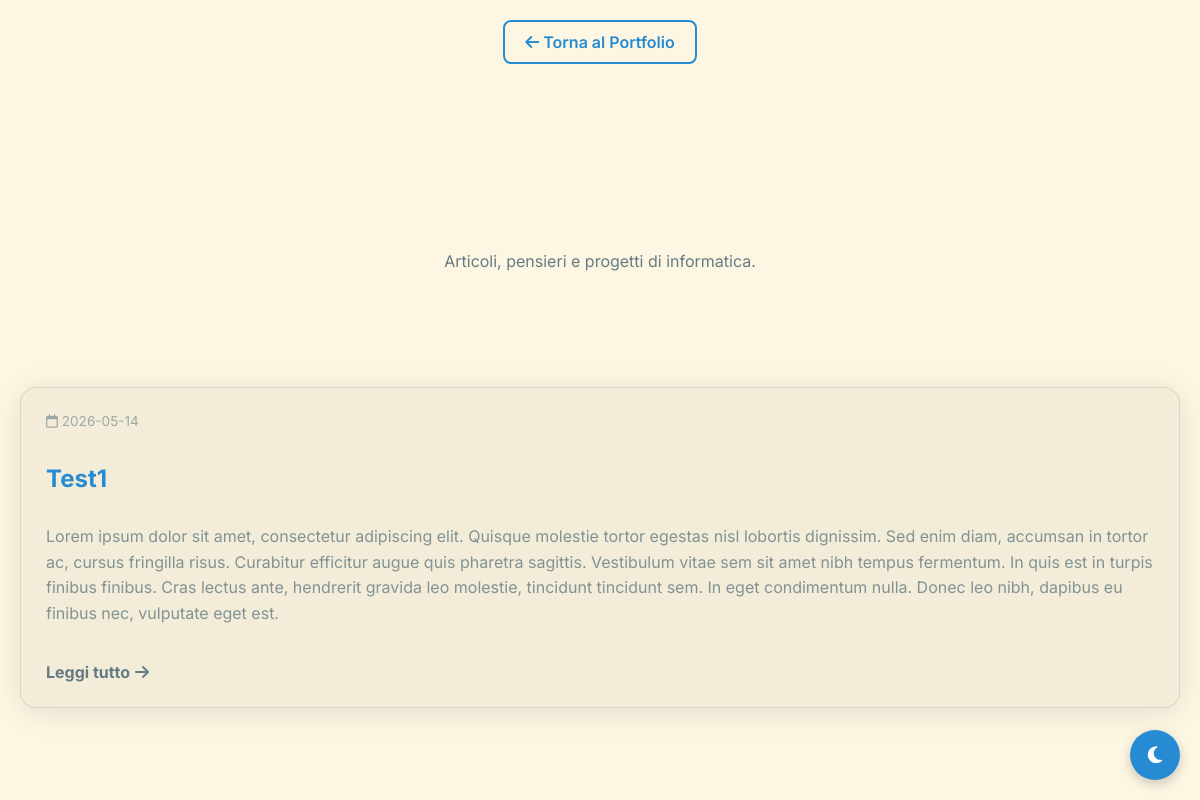
Page /blog on the committed database.
### tables this page shows
CREATE TABLE articles (
                id INTEGER PRIMARY KEY AUTOINCREMENT,
                title TEXT NOT NULL,
                excerpt TEXT,
                content TEXT NOT NULL,
                created_at TIMESTAMP DEFAULT CURRENT_TIMESTAMP,
                is_published BOOLEAN DEFAULT 0
            );

### routes/portfolio.py (the view)
@portfolio_bp.route('/blog')
def blog():
    db = get_db()
    cursor = db.cursor()
    cursor.execute("SELECT id, title, excerpt, created_at FROM articles WHERE is_published = 1 ORDER BY created_at DESC")
    articles = cursor.fetchall()
    return render_template('portfolio/blog.html', articles=articles)

### database.py (called while the page is built)
def get_db():
    db = getattr(g, '_database', None)
    if db is None:
        os.makedirs(os.path.dirname(DATABASE), exist_ok=True)
        db = g._database = sqlite3.connect(DATABASE)
        db.row_factory = sqlite3.Row
    return db

def close_connection(exception):
    db = getattr(g, '_database', None)
    if db is not None:
        db.close()

### templates/portfolio/blog.html (shortened to what this page needs)
{% extends "base.html" %}
{% block extra_css %}
<link rel="stylesheet" href="{{ url_for('static', filename='css/portfolio.css') }}">
{% endblock %}
{% block content %}
<nav style="padding: 20px; text-align: center;">
    <a href="{{ url_for('portfolio.index') }}" class="btn btn-outline"><i class="fa-solid fa-arrow-left"></i> Torna al Portfolio</a>
</nav>
<header class="blog-header">
    <h1>Il Mio Blog</h1>
    <p>Articoli, pensieri e progetti di informatica.</p>
</header>
<main class="articles-grid">
    {% if articles %}
        {% for article in articles %}
        <a href="{{ url_for('portfolio.article', id=article.id) }}" class="article-card glass-panel">
            <div class="article-date"><i class="fa-regular fa-calendar"></i> {{ article.created_at.split(' ')[0] }}</div>
            <h2>{{ article.title }}</h2>
            <p class="article-excerpt">{{ article.excerpt }}</p>
            <div class="read-more">Leggi tutto <i class="fa-solid fa-arrow-right"></i></div>
        </a>
        {% endfor %}
    {% else %}
        <div style="grid-column: 1 / -1; text-align: center; padding: 40px; opacity: 0.6;">
            <h2>Nessun articolo pubblicato al momento.</h2>
            <p>Torna a visitare il blog presto!</p>
        </div>
    {% endif %}
</main>
{% endblock %}

### static/css/theme.css (style rules this page uses)
:root { --bg-color: #0f172a; --text-color: #f8fafc; --glass-bg: rgba(30, 41, 59, 0.7); --glass-border: rgba(255, 255, 255, 0.1); --primary-color: #3b82f6; --primary-hover: #2563eb; --accent-color: #10b981; --danger-color: #ef4444; --warning-color: #f59e0b; --font-main: 'Inter', sans-serif; --transition: all 0.3s ease; }
[data-theme="light"] { --bg-color: #fdf6e3; --text-color: #657b83; --glass-bg: rgba(238, 232, 213, 0.7); --glass-border: rgba(0, 0, 0, 0.1); --primary-color: #268bd2; --primary-hover: #2aa198; --accent-color: #859900; --danger-color: #dc322f; --warning-color: #b58900; }
body { margin: 0; padding: 0; font-family: var(--font-main); background-color: var(--bg-color); color: var(--text-color); min-height: 100vh; transition: background-color 0.3s ease, color 0.3s ease; }
.glass-panel { background: var(--glass-bg); backdrop-filter: blur(12px); -webkit-backdrop-filter: blur(12px); border: 1px solid var(--glass-border); border-radius: 16px; box-shadow: 0 4px 30px rgba(0, 0, 0, 0.1); transition: var(--transition); }
.btn { display: inline-block; padding: 10px 20px; border-radius: 8px; background-color: var(--primary-color); color: white; text-decoration: none; border: none; cursor: pointer; font-weight: 600; transition: var(--transition); }

### static/css/portfolio.css (style rules this page uses)
.btn-outline { background: transparent; border: 2px solid var(--primary-color); color: var(--primary-color); }

### templates/portfolio/blog.html (style rules this page uses)
.blog-header { padding: 60px 20px; text-align: center; background: linear-gradient(135deg, rgba(var(--primary-rgb), 0.1) 0%, rgba(0,0,0,0) 100%); }
.blog-header h1 { font-size: 3rem; margin-bottom: 10px; background: -webkit-linear-gradient(45deg, var(--primary-color), var(--secondary-color)); -webkit-background-clip: text; -webkit-text-fill-color: transparent; }
.articles-grid { display: grid; grid-template-columns: repeat(auto-fit, minmax(300px, 1fr)); gap: 30px; padding: 40px 20px; max-width: 1200px; margin: 0 auto; }
.article-card { padding: 25px; display: flex; flex-direction: column; transition: transform 0.3s ease; text-decoration: none; color: inherit; }
.article-card h2 { font-size: 1.5rem; margin-bottom: 15px; color: var(--primary-color); }
.article-date { font-size: 0.85rem; opacity: 0.6; margin-bottom: 15px; }
.article-excerpt { flex-grow: 1; line-height: 1.6; opacity: 0.8; }
.read-more { margin-top: 20px; font-weight: bold; color: var(--secondary-color); display: flex; align-items: center; gap: 5px; }

### rows in the picture
articles: created_at "2026-05-14", title "Test1", excerpt "Lorem ipsum dolor sit amet, consectetur adipiscing elit. Quisque molestie tortor egestas nisl lobortis dignissim. Sed enim diam, accumsan in tortor ac, cursus fringilla risus. Curabitur efficitur augue quis pharetra sagittis. Vestibulum vitae sem sit amet nibh tempus fermentum. In quis est in turpis finibus finibus. Cras lectus ante, hendrerit gravida leo molestie, tincidunt tincidunt sem. In eget condimentum nulla. Donec leo nibh, dapibus eu finibus nec, vulputate eget est."
